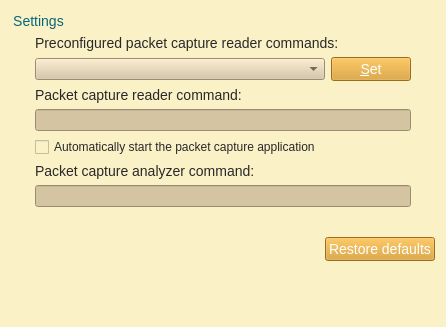
<?xml version="1.0" encoding="UTF-8"?>
<ui version="4.0">
 <class>PacketCapturePreferencesPageWidget</class>
 <widget class="QWidget" name="PacketCapturePreferencesPageWidget">
  <property name="geometry">
   <rect>
    <x>0</x>
    <y>0</y>
    <width>446</width>
    <height>327</height>
   </rect>
  </property>
  <property name="windowTitle">
   <string>Packet capture</string>
  </property>
  <property name="styleSheet">
   <string notr="true">QWidget{
	background-color: #fbf1c7;
}
QMenuBar::item{
	background-color: #fbf1c7;
}
QDockWidget::title{
	background: #d5c4a1;
	padding-left: 5px;
}
QDockWidget, QMenuBar{
    color: #282828;
    font: bold 14px;
}
QTextEdit, QPlainTextEdit, QLineEdit, QSpinBox, QComboBox {
  background-color: #d5c4a1;
  color: #282828;
}
QTextEdit#uiConsoleTextEdit {
  background-color: #fbf1c7;
  color: #282828;
  font: 13px;
}
QTabWidget {
	font: 14px;
	border-top: 2px;
}
QTabBar::tab {
    background: #d5c4a1;
    color: #282828;
    min-width: 8ex;
    padding: 2px;
	border-top-right-radius: 6px;
	border-top-left-radius: 6px;
}
QTabBar::tab:selected {
    background: #458588;
	color: #FFFFFF;
}
QGroupBox {
    color: #076678;
    font: 14px;
    padding: 15px;
    border-style: none;
}
QMainWindow::separator {
	background: #d5c4a1;
	width: 1px;
	height: 1px;
}
QComboBox {
	selection-background-color: #458588;
	selection-color: #FFFFFF;
}

QToolBar{
	background: #d5c4a1;
	border: 0px;
}
QPushButton {
	background-color: #d79921;
    color: #FFFFFF;
	font: 14px;
}
QToolButton {
	background-color: #d79921;
    color: #FFFFFF;
	font: 14px;
}
QTreeWidget, QListWidget {
	background-color: #fbf1c7;
	color: #282828;
    alternate-background-color: #d5c4a1; 
	font: 14px;
}
QTreeWidget#uiTreeWidget {
	background-color: #d5c4a1;
	color: #282828;
	font: bold 16px;
}
QTreeWidget::item:selected, QTreeWidget::item:hover, QMenu::item:selected,QToolButton::hover,QPushButton::hover,QTabBar::tab:hover {
	background-color: #458588;
	color: #FFFFFF;
}
QMenu {
	background-color: #fbf1c7;
    color: #282828;
}
QLabel {
	color: #282828;
	font: 14px;
}
QLabel#uiTitleLabel {
	color: #282828;
	font: bold 16px;
}

QAbstractScrollArea::corner {
    background: #fbf1c7;
}
QScrollBar::handle:horizontal {
    background: #d5c4a1;
    min-width: 20px;
}
QScrollBar::handle:vertical {
    background: #d5c4a1;
    min-width: 20px;
}
QScrollBar:vertical {
    width: 6px;
}
QScrollBar:horizontal {
    height: 6px;
}
QScrollBar::up-arrow:vertical, QScrollBar::down-arrow:vertical, QScrollBar::down-arrow:horizontal, QScrollBar::up-arrow:horizontal { 
	border: 0px;
    height: 0px; 
    width: 0px; 
}
         
QScrollBar::add-page:horizontal, QScrollBar::sub-page:horizontal, QScrollBar::add-page:vertical, QScrollBar::sub-page:vertical {
  background: none
}
QStatusBar {
	background-color: #d5c4a1;
	color: #282828;
}

QRadioButton, QCheckBox {
  color: #282828;
}
QRadioButton::disabled, QCheckBox::disabled {
  color: gray;
}


</string>
  </property>
  <layout class="QGridLayout" name="gridLayout">
   <item row="0" column="0" colspan="2">
    <widget class="QGroupBox" name="uiSettingsGroupBox">
     <property name="title">
      <string>Settings</string>
     </property>
     <layout class="QGridLayout">
      <item row="5" column="0">
       <widget class="QLabel" name="uiCaptureAnalyzerCommandLabel">
        <property name="text">
         <string>Packet capture analyzer command:</string>
        </property>
       </widget>
      </item>
      <item row="2" column="0" colspan="2">
       <widget class="QLabel" name="uiCaptureReaderCommandLabel">
        <property name="enabled">
         <bool>true</bool>
        </property>
        <property name="text">
         <string>Packet capture reader command:</string>
        </property>
       </widget>
      </item>
      <item row="3" column="0" colspan="2">
       <widget class="QLineEdit" name="uiCaptureReaderCommandLineEdit">
        <property name="toolTip">
         <string>&lt;html&gt;&lt;head/&gt;&lt;body&gt;&lt;p&gt;Command line replacements:&lt;/p&gt;&lt;p&gt;%c = capture file (PCAP format)&lt;/p&gt;&lt;/body&gt;&lt;/html&gt;</string>
        </property>
       </widget>
      </item>
      <item row="4" column="0" colspan="2">
       <widget class="QCheckBox" name="uiAutoStartCheckBox">
        <property name="enabled">
         <bool>true</bool>
        </property>
        <property name="text">
         <string>Automatically start the packet capture application</string>
        </property>
        <property name="checked">
         <bool>false</bool>
        </property>
       </widget>
      </item>
      <item row="0" column="0" colspan="2">
       <widget class="QLabel" name="uiPreconfiguredCaptureReaderCommandLabel">
        <property name="text">
         <string>Preconfigured packet capture reader commands:</string>
        </property>
       </widget>
      </item>
      <item row="1" column="1">
       <widget class="QPushButton" name="uiPreconfiguredCaptureReaderCommandPushButton">
        <property name="sizePolicy">
         <sizepolicy hsizetype="Maximum" vsizetype="Fixed">
          <horstretch>0</horstretch>
          <verstretch>0</verstretch>
         </sizepolicy>
        </property>
        <property name="text">
         <string>&amp;Set</string>
        </property>
       </widget>
      </item>
      <item row="1" column="0">
       <widget class="QComboBox" name="uiPreconfiguredCaptureReaderCommandComboBox"/>
      </item>
      <item row="6" column="0" colspan="2">
       <widget class="QLineEdit" name="uiCaptureAnalyzerCommandLineEdit"/>
      </item>
     </layout>
    </widget>
   </item>
   <item row="1" column="0">
    <spacer name="horizontalSpacer">
     <property name="orientation">
      <enum>Qt::Horizontal</enum>
     </property>
     <property name="sizeHint" stdset="0">
      <size>
       <width>253</width>
       <height>20</height>
      </size>
     </property>
    </spacer>
   </item>
   <item row="1" column="1">
    <widget class="QPushButton" name="uiRestoreDefaultsPushButton">
     <property name="text">
      <string>Restore defaults</string>
     </property>
    </widget>
   </item>
   <item row="2" column="0" colspan="2">
    <spacer name="spacer">
     <property name="orientation">
      <enum>Qt::Vertical</enum>
     </property>
     <property name="sizeHint" stdset="0">
      <size>
       <width>20</width>
       <height>5</height>
      </size>
     </property>
    </spacer>
   </item>
  </layout>
 </widget>
 <resources/>
 <connections/>
</ui>
